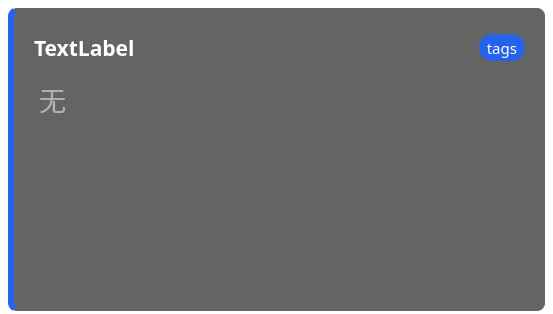
<?xml version="1.0" encoding="UTF-8"?>
<ui version="4.0">
 <class>block</class>
 <widget class="QWidget" name="block">
  <property name="geometry">
   <rect>
    <x>0</x>
    <y>0</y>
    <width>553</width>
    <height>314</height>
   </rect>
  </property>
  <property name="sizePolicy">
   <sizepolicy hsizetype="Minimum" vsizetype="Maximum">
    <horstretch>0</horstretch>
    <verstretch>0</verstretch>
   </sizepolicy>
  </property>
  <property name="minimumSize">
   <size>
    <width>399</width>
    <height>30</height>
   </size>
  </property>
  <property name="maximumSize">
   <size>
    <width>16777215</width>
    <height>314</height>
   </size>
  </property>
  <property name="cursor">
   <cursorShape>ArrowCursor</cursorShape>
  </property>
  <property name="windowTitle">
   <string>XX作业</string>
  </property>
  <property name="styleSheet">
   <string notr="true">background:rgba(255, 255, 255, 0)</string>
  </property>
  <layout class="QGridLayout" name="gridLayout">
   <property name="leftMargin">
    <number>8</number>
   </property>
   <property name="topMargin">
    <number>8</number>
   </property>
   <property name="rightMargin">
    <number>8</number>
   </property>
   <property name="bottomMargin">
    <number>3</number>
   </property>
   <item row="1" column="0">
    <widget class="QFrame" name="frame">
     <property name="sizePolicy">
      <sizepolicy hsizetype="Preferred" vsizetype="Preferred">
       <horstretch>0</horstretch>
       <verstretch>0</verstretch>
      </sizepolicy>
     </property>
     <property name="maximumSize">
      <size>
       <width>16777215</width>
       <height>314</height>
      </size>
     </property>
     <property name="styleSheet">
      <string notr="true">#frame {
background-color: rgba(47, 47, 47, 190);
border-radius: 8px;
border-left:6px solid #2563eb;
}
#frame:hover {
background-color: rgba(54, 55, 56, 180);
border-radius: 8px;
}</string>
     </property>
     <property name="frameShape">
      <enum>QFrame::NoFrame</enum>
     </property>
     <layout class="QGridLayout" name="gridLayout_2">
      <property name="leftMargin">
       <number>20</number>
      </property>
      <property name="topMargin">
       <number>20</number>
      </property>
      <property name="rightMargin">
       <number>20</number>
      </property>
      <property name="bottomMargin">
       <number>20</number>
      </property>
      <item row="0" column="0">
       <widget class="QWidget" name="widget" native="true">
        <property name="sizePolicy">
         <sizepolicy hsizetype="Preferred" vsizetype="Maximum">
          <horstretch>0</horstretch>
          <verstretch>0</verstretch>
         </sizepolicy>
        </property>
        <property name="minimumSize">
         <size>
          <width>0</width>
          <height>40</height>
         </size>
        </property>
        <layout class="QHBoxLayout" name="horizontalLayout_2">
         <property name="leftMargin">
          <number>0</number>
         </property>
         <property name="topMargin">
          <number>0</number>
         </property>
         <property name="rightMargin">
          <number>0</number>
         </property>
         <property name="bottomMargin">
          <number>0</number>
         </property>
         <item>
          <widget class="QLabel" name="subject_block_title">
           <property name="sizePolicy">
            <sizepolicy hsizetype="Preferred" vsizetype="Preferred">
             <horstretch>0</horstretch>
             <verstretch>0</verstretch>
            </sizepolicy>
           </property>
           <property name="font">
            <font>
             <family>微软雅黑</family>
             <pointsize>16</pointsize>
             <weight>75</weight>
             <bold>true</bold>
            </font>
           </property>
           <property name="cursor">
            <cursorShape>PointingHandCursor</cursorShape>
           </property>
           <property name="styleSheet">
            <string notr="true">color:rgb(255, 255, 255);
background-color: rgba(255, 255, 255, 0);</string>
           </property>
           <property name="text">
            <string>TextLabel</string>
           </property>
          </widget>
         </item>
         <item>
          <widget class="QLabel" name="tags_label">
           <property name="sizePolicy">
            <sizepolicy hsizetype="Fixed" vsizetype="Maximum">
             <horstretch>0</horstretch>
             <verstretch>0</verstretch>
            </sizepolicy>
           </property>
           <property name="minimumSize">
            <size>
             <width>0</width>
             <height>27</height>
            </size>
           </property>
           <property name="font">
            <font>
             <family>微软雅黑</family>
             <pointsize>11</pointsize>
            </font>
           </property>
           <property name="styleSheet">
            <string notr="true">color: rgb(255, 255, 255);
background-color: rgb(37, 99, 235);
border-radius: 13px;</string>
           </property>
           <property name="text">
            <string>  tags  </string>
           </property>
          </widget>
         </item>
        </layout>
       </widget>
      </item>
      <item row="1" column="0">
       <widget class="QTextBrowser" name="subject_content">
        <property name="sizePolicy">
         <sizepolicy hsizetype="Expanding" vsizetype="Expanding">
          <horstretch>0</horstretch>
          <verstretch>0</verstretch>
         </sizepolicy>
        </property>
        <property name="font">
         <font>
          <family>微软雅黑</family>
          <pointsize>20</pointsize>
         </font>
        </property>
        <property name="cursor" stdset="0">
         <cursorShape>ArrowCursor</cursorShape>
        </property>
        <property name="tabletTracking">
         <bool>true</bool>
        </property>
        <property name="focusPolicy">
         <enum>Qt::NoFocus</enum>
        </property>
        <property name="styleSheet">
         <string notr="true">#subject_content
{
background-color:rgba(0, 0, 0, 0);
color:rgb(255, 255, 255)
}
#subject_content QScrollBar:vertical {
    width: 8px;
    background: transparent; 
    border: none;
    color:rgba(255, 255, 255, 180)
}
#subject_content QScrollBar::handle:vertical {
    background:rgba(255, 255, 255, 180);
    border-radius: 4px;
    min-height: 20px;
}
#subject_content QScrollBar::add-line:vertical,
#subject_content QScrollBar::sub-line:vertical {
    height: 0px;
    background: transparent;
    border: none;
}</string>
        </property>
        <property name="acceptRichText">
         <bool>false</bool>
        </property>
        <property name="placeholderText">
         <string>无</string>
        </property>
       </widget>
      </item>
     </layout>
    </widget>
   </item>
  </layout>
 </widget>
 <resources/>
 <connections/>
</ui>
